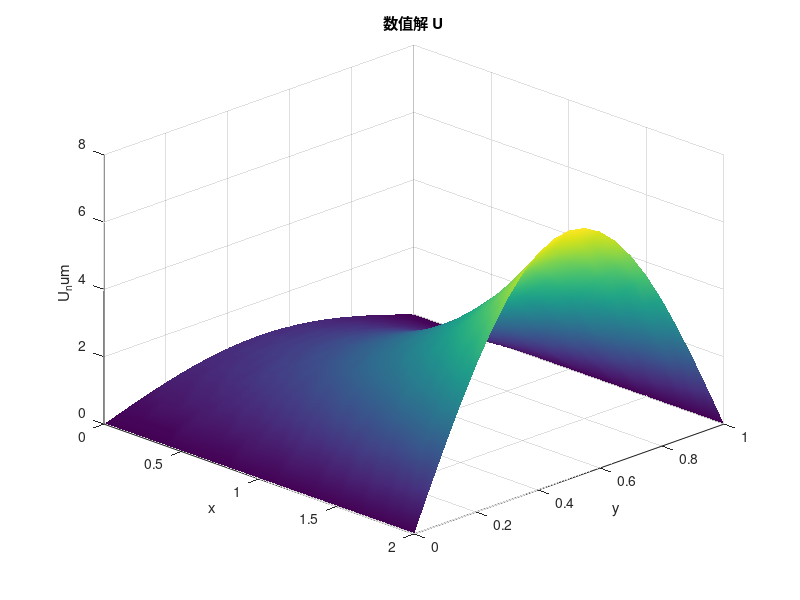
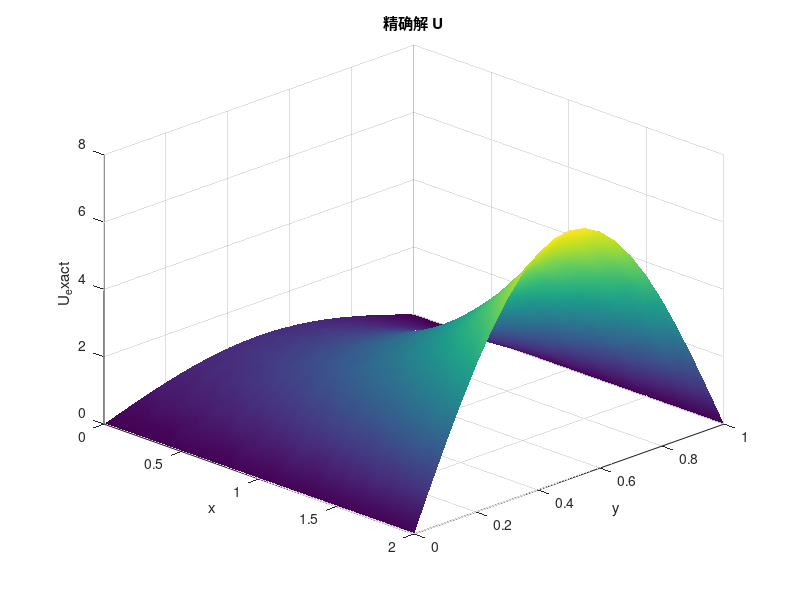
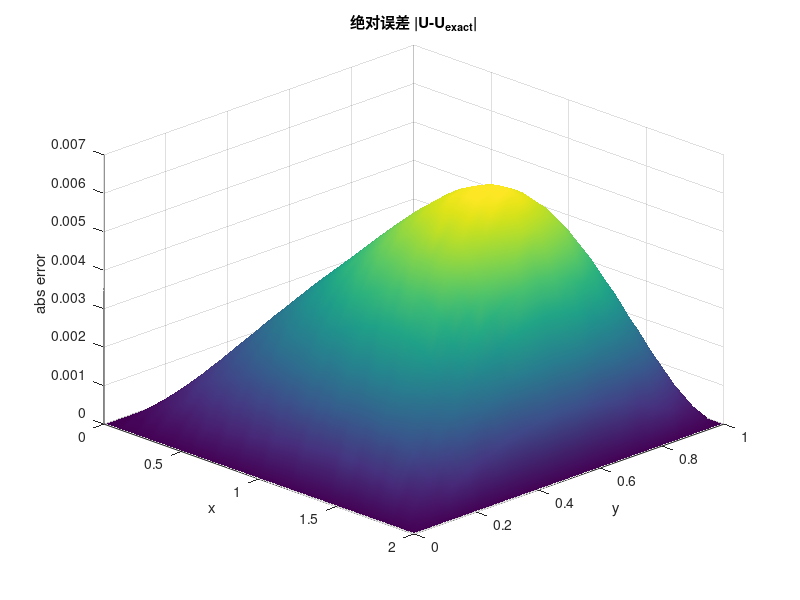

These figures' MATLAB source, in order:
% five_point_solver.m
% 用五点差分法求解 - (u_xx + u_yy) = (pi^2-1) e^x sin(pi y)
% 区间 x in (0,2), y in (0,1) ，Dirichlet 边界：
% u(0,y)=sin(pi y), u(2,y)=e^2 sin(pi y), u(x,0)=0, u(x,1)=0
% 精确解 u = e^x sin(pi y)

clear; clc; close all

% 网格细化参数（可改）
M = 40;   % x 方向分 M 等份 => 内部点在 i=1..M-1 (总网格 M+1 个节点)
N = 20;   % y 方向分 N 等份 => 内部点在 j=1..N-1

Lx = 2; Ly = 1;
h = Lx / M;
k = Ly / N;

% 网格节点坐标（包含边界）
x = linspace(0,Lx,M+1);
y = linspace(0,Ly,N+1);

% 内部点数
nx = M-1;
ny = N-1;
numUnknown = nx * ny;

% 右端 f(x,y) 在内部点
[Xint, Yint] = meshgrid(x(2:end-1), y(2:end-1)); % 注意 meshgrid 的顺序: 列为 x，行为 y
% 我们将按行主序（y方向外层）把点展平
f_interior = (pi^2 - 1) * exp(Xint) .* sin(pi * Yint);

% 稀疏矩阵系数
% 对角 a = 2/h^2 + 2/k^2，邻点 b = -1/h^2 (左右), c = -1/k^2 (上下)
Ax = 1/h^2;
Ay = 1/k^2;
diag_center = 2*Ax + 2*Ay;

% 预分配稀疏矩阵三对角位置（五点模板）
% 我们使用 i index for x (1..nx), j index for y (1..ny)
% 全局编号 p = (j-1)*nx + i
i_idx = []; j_idx = []; val = [];

% helper to push entry
push = @(ii,jj,v) deal(i_idx(end+1+0), j_idx(end+1+0), val(end+1+0)); % dummy to avoid warnings
% we'll not use push; directly append

i_idx = []; j_idx = []; val = [];

for j = 1:ny
    for i = 1:nx
        p = (j-1)*nx + i;
        % center
        i_idx(end+1) = p; j_idx(end+1) = p; val(end+1) = diag_center;
        % left neighbor (i-1,j)
        if i>1
            q = p - 1;
            i_idx(end+1) = p; j_idx(end+1) = q; val(end+1) = -Ax;
        end
        % right neighbor (i+1,j)
        if i<nx
            q = p + 1;
            i_idx(end+1) = p; j_idx(end+1) = q; val(end+1) = -Ax;
        end
        % bottom neighbor (i,j-1)
        if j>1
            q = p - nx;
            i_idx(end+1) = p; j_idx(end+1) = q; val(end+1) = -Ay;
        end
        % top neighbor (i,j+1)
        if j<ny
            q = p + nx;
            i_idx(end+1) = p; j_idx(end+1) = q; val(end+1) = -Ay;
        end
    end
end

A = sparse(i_idx, j_idx, val, numUnknown, numUnknown);

% 组装 RHS（含边界贡献）
F = reshape(f_interior', numUnknown, 1); % 注意 reshape 的方向，保持与编号一致
% 将边界值移到 RHS：左、右、下、上边界
% 边界函数
g_left  = @(y) sin(pi*y);         % x=0
g_right = @(y) exp(2) .* sin(pi*y); % x=2
g_bottom = @(x) zeros(size(x));   % y=0
g_top    = @(x) zeros(size(x));   % y=1

% 对每个内部点添加边界贡献
for j = 1:ny
    for i = 1:nx
        p = (j-1)*nx + i;
        xi = x(i+1);    % 实际 x 坐标（i 从 1 对应 x(2)）
        yj = y(j+1);
        % 若左邻为边界 (i==1) ： u_{i-1,j} = g_left(yj)
        if i == 1
            F(p) = F(p) + Ax * g_left(yj);
        end
        % 若右邻为边界 (i==nx) ： u_{i+1,j} = g_right(yj)
        if i == nx
            F(p) = F(p) + Ax * g_right(yj);
        end
        % 若下邻为边界 (j==1) ： u_{i,j-1} = g_bottom(xi)
        if j == 1
            F(p) = F(p) + Ay * g_bottom(xi);
        end
        % 若上邻为边界 (j==ny) ： u_{i,j+1} = g_top(xi)
        if j == ny
            F(p) = F(p) + Ay * g_top(xi);
        end
    end
end

% 求解线性系统
Uvec = A \ F;

% 把解展开为网格矩阵（含边界）
U = zeros(ny+2, nx+2); % 行对应 y (0..N), 列对应 x (0..M)
% 填入内部解（注意 reshape 与转置）
Uint = reshape(Uvec, nx, ny)'; % first index row (y), second index col (x)
U(2:end-1, 2:end-1) = Uint;

% 填入边界（Dirichlet）
% x=0 列
U(:,1) = sin(pi * y');           % y is row vector
% x=2 列
U(:,end) = exp(2) * sin(pi * y') ;
% y=0 行
U(1,:) = 0;
% y=1 行
U(end,:) = 0;

% 精确解在网格上的取值
[Xg, Yg] = meshgrid(x, y);
U_exact = exp(Xg) .* sin(pi * Yg);

% 误差计算
err = abs(U - U_exact);
max_err = max(err(:));
% 离散 L2 误差（近似）
L2_err = sqrt( sum(err(:).^2) * h * k );

fprintf('网格: M=%d, N=%d, 内部未知数=%d\n', M, N, numUnknown);
fprintf('||error||_inf = %g\n', max_err);
fprintf('approx L2 error = %g\n', L2_err);

% 绘图：数值解、解析解、误差
figure;
surf(Xg, Yg, U); xlabel('x'); ylabel('y'); zlabel('U_num'); title('数值解 U');
shading interp; view(45,30);

figure;
surf(Xg, Yg, U_exact); xlabel('x'); ylabel('y'); zlabel('U_exact'); title('精确解 U');
shading interp; view(45,30);

figure;
surf(Xg, Yg, err); xlabel('x'); ylabel('y'); zlabel('abs error'); title('绝对误差 |U-U_{exact}|');
shading interp; view(45,30);

% 可选：打印部分网格误差
disp('最大误差的位置 (近似)：');
[indy,indx] = find(err == max_err);
disp([x(indx), y(indy), max_err]);
